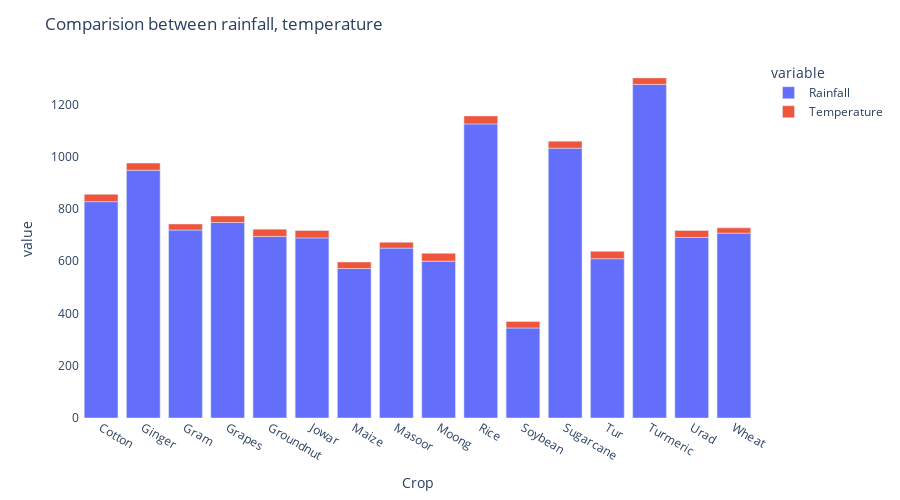

The code cell stored with this chart in its notebook:
### Code cell
fig = px.bar(crop_summary, x=crop_summary.index, y=["Rainfall", "Temperature"])
fig.update_layout(title_text="Comparision between rainfall, temperature",
                  plot_bgcolor='white',
                 height=500)

fig.update_xaxes(showgrid=False)
fig.update_yaxes(showgrid=False)
fig.show()

### Figure 1 — Plotly figure (JSON) as saved in the notebook; plotly's stock layout.template omitted (floating-point values rounded to 4 significant figures)
{"data": [{"alignmentgroup": "True", "hovertemplate": "variable=Rainfall<br>Crop=%{x}<br>value=%{y}<extra></extra>", "legendgroup": "Rainfall", "marker": {"color": "#636efa", "pattern": {"shape": ""}}, "name": "Rainfall", "offsetgroup": "Rainfall", "orientation": "v", "showlegend": true, "textposition": "auto", "type": "bar", "x": ["Cotton", "Ginger", "Gram", "Grapes", "Groundnut", "Jowar", "Maize", "Masoor", "Moong", "Rice", "Soybean", "Sugarcane", "Tur", "Turmeric", "Urad", "Wheat"], "xaxis": "x", "y": [827.7, 948, 719.2, 748, 694.9, 689.1, 572, 650, 600, 1125.0, 344.4, 1032.0, 609.5, 1276.0, 690.9, 707.5], "yaxis": "y"}, {"alignmentgroup": "True", "hovertemplate": "variable=Temperature<br>Crop=%{x}<br>value=%{y}<extra></extra>", "legendgroup": "Temperature", "marker": {"color": "#EF553B", "pattern": {"shape": ""}}, "name": "Temperature", "offsetgroup": "Temperature", "orientation": "v", "showlegend": true, "textposition": "auto", "type": "bar", "x": ["Cotton", "Ginger", "Gram", "Grapes", "Groundnut", "Jowar", "Maize", "Masoor", "Moong", "Rice", "Soybean", "Sugarcane", "Tur", "Turmeric", "Urad", "Wheat"], "xaxis": "x", "y": [28.08, 27.2, 23.27, 24.8, 27.71, 28.31, 24.8, 22.5, 30, 30.42, 25, 26.88, 28.21, 24.91, 26.62, 20], "yaxis": "y"}], "layout": {"barmode": "relative", "height": 500, "legend": {"title": {"text": "variable"}, "tracegroupgap": 0}, "margin": {"t": 60}, "plot_bgcolor": "white", "title": {"text": "Comparision between rainfall, temperature"}, "xaxis": {"anchor": "y", "domain": [0, 1], "showgrid": false, "title": {"text": "Crop"}}, "yaxis": {"anchor": "x", "domain": [0, 1], "showgrid": false, "title": {"text": "value"}}}}
